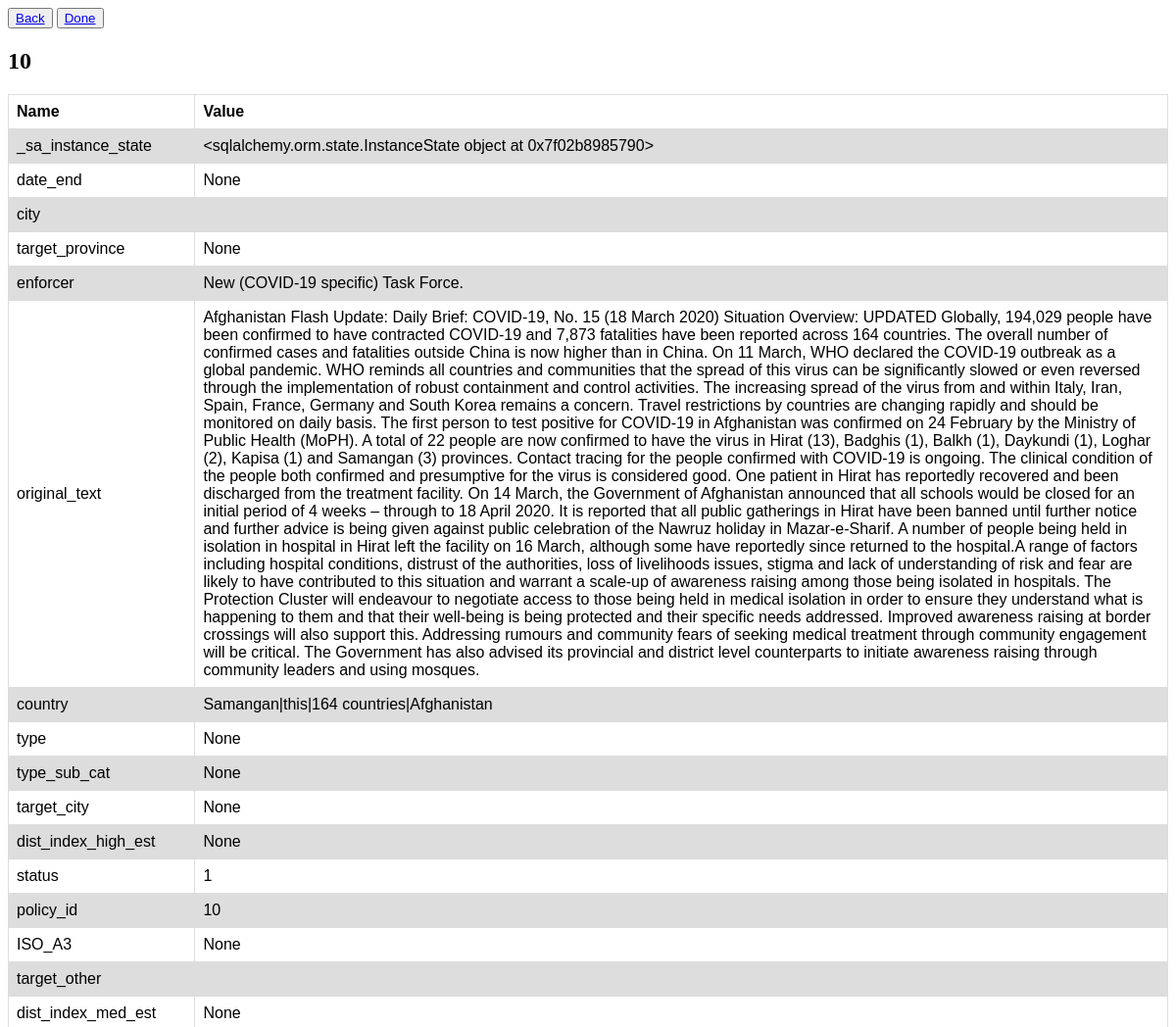
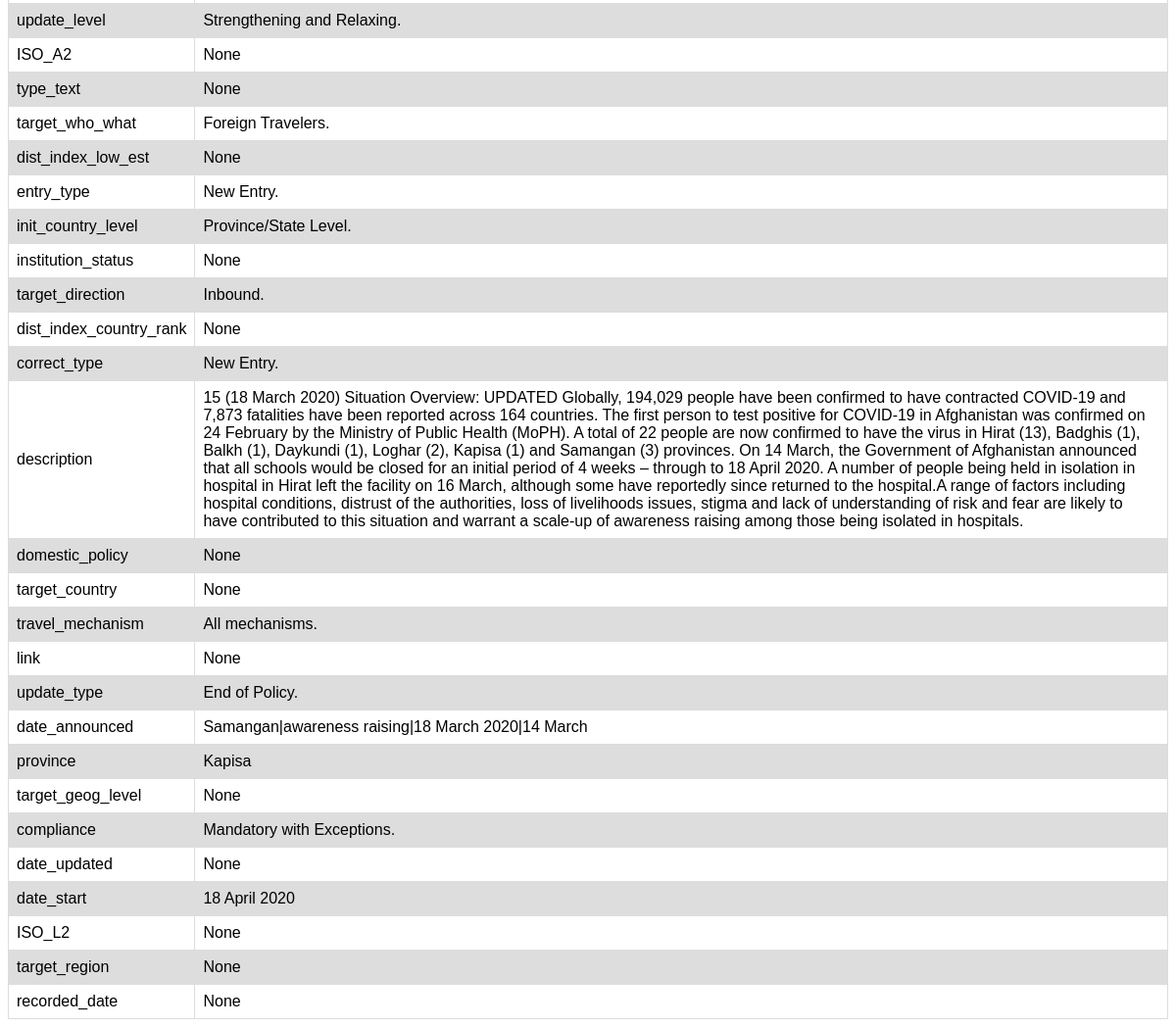
Page /policies/10/view (signed in) on the committed database (2 pictures, top to bottom).
### module1/models.py (models this page shows, shortened)
class CoronaNet(db.Model):
    __tablename__ = 'corona_net'
    policy_id = db.Column(db.Integer, primary_key=True)
    entry_type = db.Column(db.Text, nullable=False)
    correct_type = db.Column(db.Text, nullable=False)
    update_type = db.Column(db.Text, nullable=False)
    update_level = db.Column(db.Text, nullable=False)
    description = db.Column(db.Text, nullable=False)
    date_announced = db.Column(db.Text, nullable=False)
    date_start = db.Column(db.Text, nullable=False)
    date_end = db.Column(db.Text, nullable=False)
    country = db.Column(db.Text, nullable=False)
    ISO_A3 = db.Column(db.Text, nullable=False)
    ISO_A2 = db.Column(db.Text, nullable=False)
    init_country_level = db.Column(db.Text, nullable=False)
    domestic_policy = db.Column(db.Text, nullable=False)
    province = db.Column(db.Text, nullable=False)
    ISO_L2 = db.Column(db.Text, nullable=False)
    city = db.Column(db.Text, nullable=False)
    type = db.Column(db.Text, nullable=False)
    type_sub_cat = db.Column(db.Text, nullable=False)
    type_text = db.Column(db.Text, nullable=False)
    institution_status = db.Column(db.Text, nullable=False)
    target_country = db.Column(db.Text, nullable=False)
    target_geog_level = db.Column(db.Text, nullable=False)
    target_region = db.Column(db.Text, nullable=False)
    target_province = db.Column(db.Text, nullable=False)
    target_city = db.Column(db.Text, nullable=False)
    target_other = db.Column(db.Text, nullable=False)
    target_who_what = db.Column(db.Text, nullable=False)
    target_direction = db.Column(db.Text, nullable=False)
    travel_mechanism = db.Column(db.Text, nullable=False)
    compliance = db.Column(db.Text, nullable=False)
    enforcer = db.Column(db.Text, nullable=False)
    dist_index_high_est = db.Column(db.Text, nullable=False)
    dist_index_med_est = db.Column(db.Text, nullable=False)
    dist_index_low_est = db.Column(db.Text, nullable=False)
    dist_index_country_rank = db.Column(db.Text, nullable=False)
    link = db.Column(db.Text, nullable=False)
    date_updated = db.Column(db.Text, nullable=False)
    recorded_date = db.Column(db.Text, nullable=False)
    original_text = db.Column(db.Text, nullable=False)
    status = db.Column(db.Integer, nullable=False)
    highlighted_text = []

### module1/annotation.py (the view)
@bp_annotation.route("/policies/<int:policy_id>/view", methods=['GET', 'POST'])
@login_required
def view(policy_id):
    policy = CoronaNet.query.filter_by(policy_id=policy_id).first().__dict__
    return render_template('view.html', policy=policy)

### module1/templates/view.html (shortened to what this page needs)
<!DOCTYPE html>
<html lang="en">
<head>
</head>
<body>
    <button><a href="{{ url_for('annotation.get_annotation', policy_id=policy.policy_id) }}">Back</a></button>
    <button><a href="{{ url_for('annotation.backToPolicy', policy_id=policy.policy_id) }}">Done</a></button>
    <h2>{{ policy['policy_id'] }}</h2>
    <table>
        <tr>
            <th>Name</th>
            <th>Value</th>
        </tr>
        {% for k in policy.keys() %}
            <tr>
                <td>{{ k }}</td>
                <td>{{ policy[k] }}</td>
            </tr>
        {% endfor %}
    </table>
</body>
</html>

### module1/templates/view.html (style rules this page uses)
table { font-family: arial, sans-serif; border-collapse: collapse; width: 100%; }
td, th { border: 1px solid #dddddd; text-align: left; padding: 8px; }
tr:nth-child(even) { background-color: #dddddd; }

### rows in the picture
CoronaNet: enforcer "New (COVID-19 specific) Task Force." "Afghanistan Flash Update: Daily Brief: COVID-19, No. 15 (18 March 2020) Situation Overview: UPDATED Globally, 194,029 people have been confirmed to have contracted COVID-19 and 7,873 fatalities have been reported across 164 countries. The overall number of confirmed cases and fatalities outside China is now higher than in China. On 11 March, WHO declared the COVID-19 outbreak as a global pandemic. WHO reminds all countries and communities that the spread of this virus can be significantly slowed or even reversed through the implementation of robust containment and control activities. The increasing spread of the virus from and within Italy, Iran, Spain, France, Germany and South Korea…" "Samangan|this|164 countries|Afghanistan" "Strengthening and Relaxing." "Foreign Travelers." "New Entry." "Province/State Level." "Inbound." "New Entry." "15 (18 March 2020) Situation Overview: UPDATED Globally, 194,029 people have been confirmed to have contracted COVID-19 and 7,873 fatalities have been reported across 164 countries. The first person to test positive for COVID-19 in Afghanistan was confirmed on 24 February by the Ministry of Public Health (MoPH). A total of 22 people are now confirmed to have the virus in Hirat (13), Badghis (1), Balkh (1), Daykundi (1), Loghar (2), Kapisa (1) and Samangan (3) provinces. On 14 March, the Government of Afghanistan announced that all schools would be closed for an initial period of 4 weeks – through to 18 April 2020. A number of people being held in isolation in hospital in Hirat left the…" "All mechanisms." "End of Policy." "Samangan|awareness raising|18 March 2020|14 March" "Kapisa" "Mandatory with Exceptions." "18 April 2020"

### other values in the picture
{{ policy['policy_id'] }} "10"
{{ k }} "_sa_instance_state" "date_end" "city" "target_province" "enforcer" "original_text" "country" "type" "type_sub_cat" "target_city" "dist_index_high_est" "status" "policy_id" "ISO_A3" "target_other" "dist_index_med_est" "update_level" "ISO_A2" "type_text" "target_who_what" "dist_index_low_est" "entry_type" "init_country_level" "institution_status" "target_direction" "dist_index_country_rank" "correct_type" "description" "domestic_policy" "target_country" "travel_mechanism" "link" "update_type" "date_announced" "province" "target_geog_level" "compliance" "date_updated" "date_start" "ISO_L2" "target_region" "recorded_date"
{{ policy[k] }} "<sqlalchemy.orm.state.InstanceState object at 0x7f02b8985790>" "None" "None" "None" "None" "None" "None" "1" "10" "None" "None" "None" "None" "None" "None" "None" "None" "None" "None" "None" "None" "None" "None" "None"
